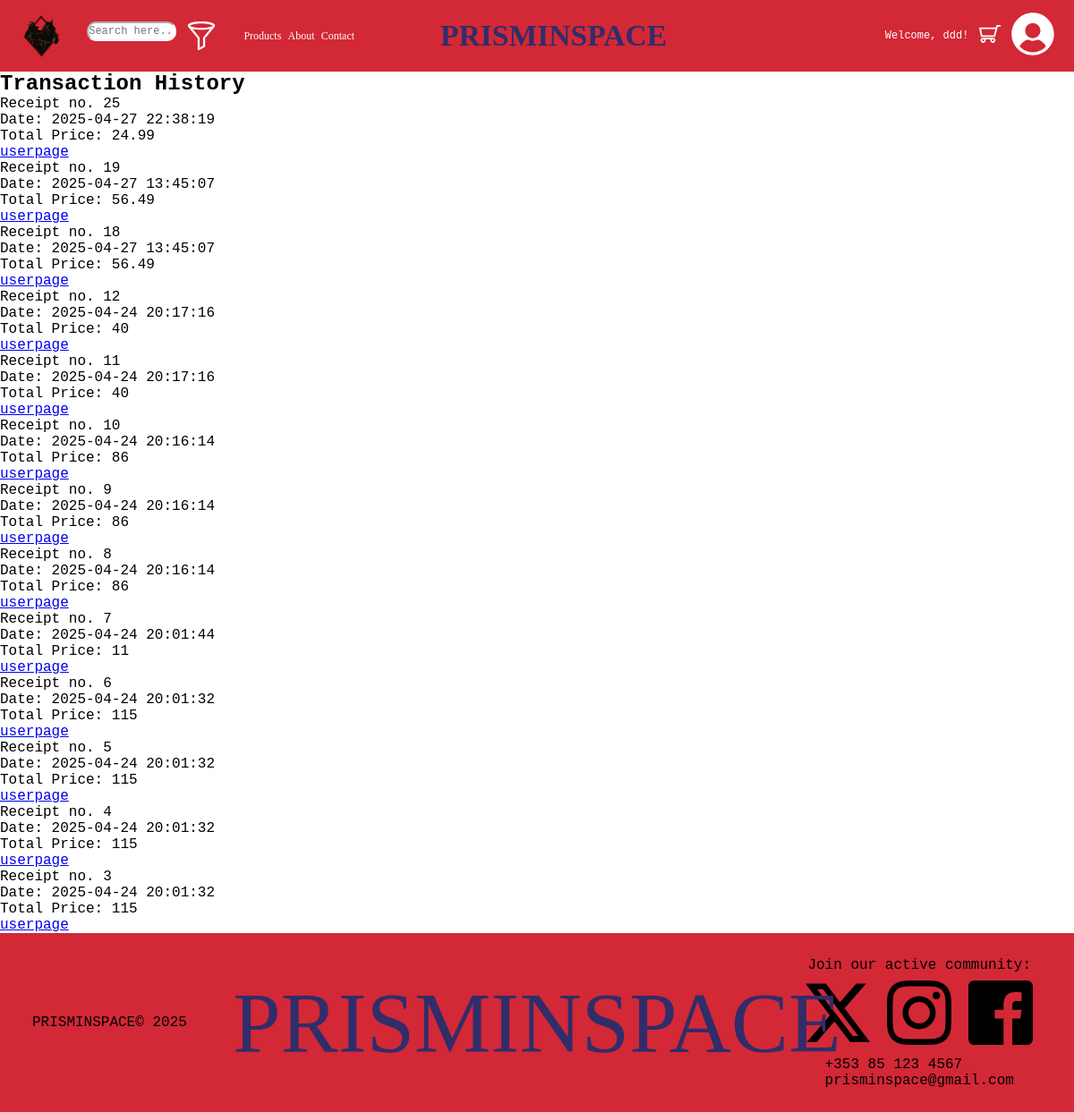
Page /userpage/receipts.php (signed in) on the earlier database version.
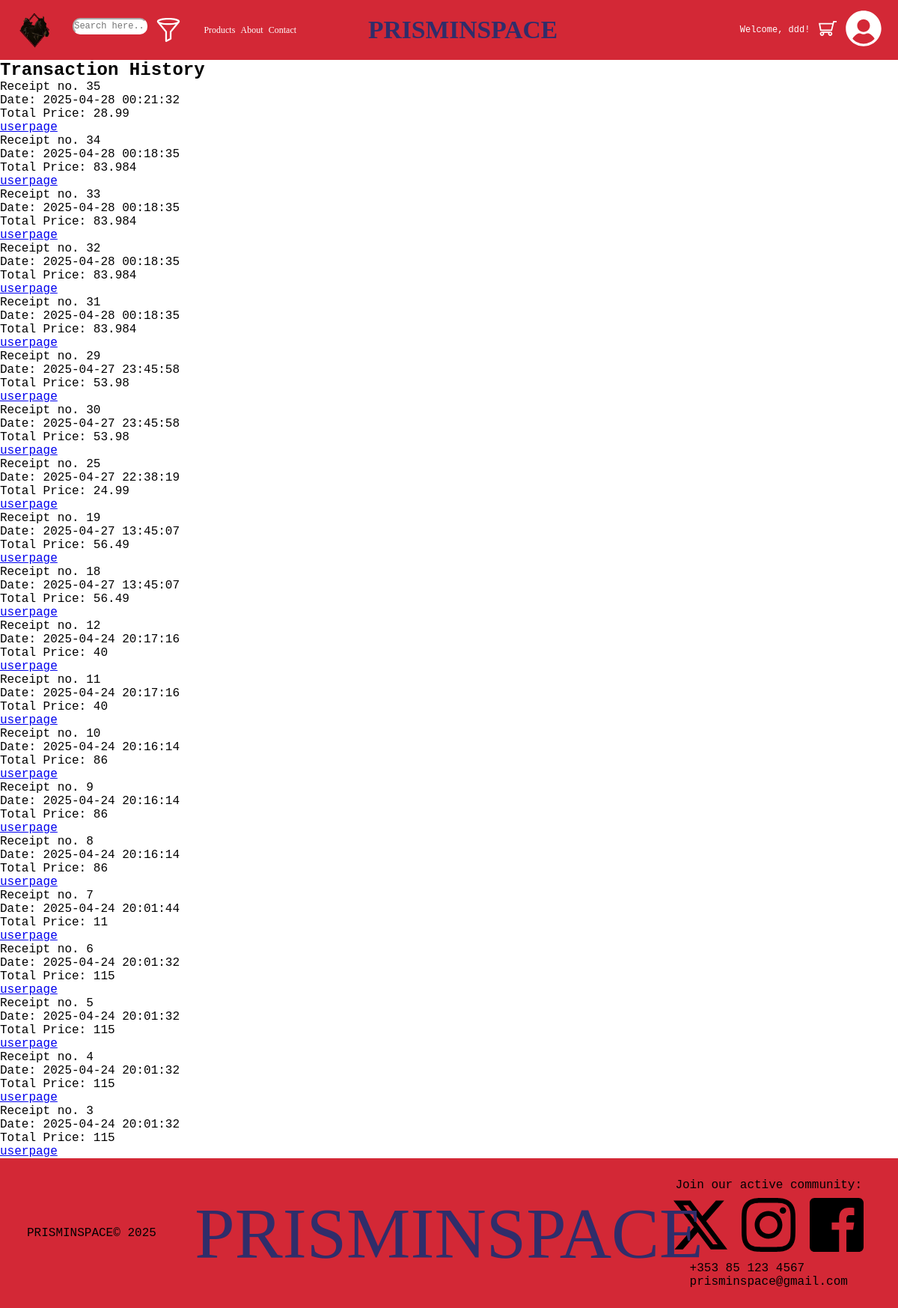
Same page on the later database version.
### tables this page shows
CREATE TABLE `receipts` (
  `receiptid` int(11) NOT NULL,
  `orderid` int(11) NOT NULL,
  `date` datetime NOT NULL,
  `totalprice` double NOT NULL,
  `userid` int(11) NOT NULL,
  `email` varchar(45) DEFAULT NULL
);

CREATE TABLE `orders` (
  `orderid` int(11) NOT NULL,
  `date` datetime DEFAULT NULL,
  `userid` int(11) DEFAULT NULL,
  `productid` int(11) DEFAULT NULL,
  `address` varchar(255) NOT NULL,
  `city` varchar(100) NOT NULL,
  `postcode` varchar(20) NOT NULL,
  `email` varchar(45) DEFAULT NULL
);

### userpage/receiptscard.php (the view)
<div>
    <p>
    Receipt no. <?php echo"{$row['receiptid']}" ?><br>
    Date: <?php echo"{$row['date']}" ?><br>
    Total Price: <?php echo"{$row['totalprice']}" ?>
    </p>
    <a href='userpage.php'>userpage</a>
</div>

### userpage/receipts.php
<!DOCTYPE html>
<html lang="en">
    <?php
        include("../onload/header.php");
    ?>
    <link rel ="stylesheet" href="products.css?v=<?php echo time(); ?>">
    <body>
        <?php
            include("../onload/navbar.php");
        ?>
        <?php
            include("fetchreceipts.php");
        ?>
        <?php
            include("../onload/footer.php");
        ?>
    </body>
</html>

### onload/header.php (shortened to what this page needs)
<head>
</head>

### onload/navbar.php (shortened to what this page needs)
<div class="navbar">
	<link rel ="stylesheet" href="../onload/navbar.css?v=<?php echo time();?>">
	<div id="logo-small" class="navbar-item">
		<img src="../img/logo.png" class="" alt="small logo prisminspace">
	</div>
	<div id="menu-bar" class="navbar-item">
		<form class="menu-item" id="search" method="get" action="../products/products.php" >
			<input class="menu-item" id="searchbar" type="text" placeholder="Search here..." cols="5" name="query">
			<div id="filterholder">
			</div>
		</form>
		<div class="menu-item">
			<a href="../products/products.php">Products</a>
		</div>
		<div class="menu-item">
			<a href="#">About</a>
		</div>
		<div class="menu-item">
			<a href="#">Contact</a>
		</div>
		</div>
		<div id="logo-big" class="navbar-item">
			<a href="../index/index.php"><h1>PRISMINSPACE</h1></a>
	</div>
	<div id="user-welcome" class="navbar-item">
		<?php
			if(($_SESSION['login_username'] ?? "an") == "an"){
				echo "<div class='user-item'><p>Welcome, guest!</p></div>";
			}
			else{
				echo "<div class='user-item'><p>Welcome, ";
				echo $_SESSION['login_username'];
				echo "!</p></div>";
			}
		?>
		<div class="user-item"><a href="../basket/basket.php"><img src="../img/shoppingcart.svg" alt="shopping basket icon"></a></div>
	</div>
	<div id="user-icon" class="navbar-item">
	<?php
		$rootdir = $_SERVER['DOCUMENT_ROOT'];
		$servername = "localhost";
		$username = "root";
		$password = "123";
		$dbname = "prisminspacedb";
		try {
			$pdo = new PDO("mysql:host=$servername;dbname=$dbname", $username, $password);
			$pdo->setAttribute(PDO::ATTR_ERRMODE, PDO::ERRMODE_EXCEPTION);
		} catch (PDOException $e) {
			echo("Database error: " . $e->getMessage());
		}
		if (isset($_SESSION['login_username'])) {
			$login_username = $_SESSION['login_username'];
		} else {
			$login_username = null;
		}
		try {
			$stmt = $pdo->prepare("SELECT profilepicture FROM users WHERE username = :login_username");
			$stmt->execute(['login_username' => $login_username]);
			$user = $stmt->fetch(PDO::FETCH_ASSOC);
			$profilepicture = !empty($user['profilepicture']) ? $user['profilepicture'] : 'usericon.svg';
			if (!file_exists("$rootdir/userpage/userprofiles/$profilepicture")) {
				$profilepicture = 'usericon.svg';
			}
			$imgpath = "../userpage/userprofiles/" . htmlspecialchars($profilepicture);
			if($login_username == "an") {
				echo "<a href='../login/login.php'>
					<img src='$imgpath' alt='User Login Icon' width='64'>
				</a>";
			}else{
				echo "<a href='../userpage/userpage.php'>
					<img src='$imgpath' alt='User Login Icon' width='64'>
				</a>";
			}
		} catch (PDOException $e) {
			echo("WOmp woopmp: " . $e->getMessage());
		}
	?>
	</div>
</div>

### userpage/fetchreceipts.php (shortened to what this page needs)
<?php
$servername = "localhost";
$username = "root";
$password = "123";
$dbname = "prisminspacedb";
try {
    $conn = new PDO("mysql:host=$servername;dbname=$dbname", $username, $password);
    $conn->setAttribute(PDO::ATTR_ERRMODE, PDO::ERRMODE_EXCEPTION);
} catch (PDOException $e) {
    echo("Database error: " . $e->getMessage());
}
$userid = $_SESSION['login_userid'];
try {
    $sql = "SELECT r.receiptid, o.date, r.totalprice
            FROM orders o
            JOIN receipts r ON o.orderid = r.orderid
            WHERE o.userid = :userid
            ORDER BY o.date DESC";
    $stmt = $conn->prepare($sql);
    $stmt->bindParam(':userid', $userid, PDO::PARAM_INT);
    $stmt->execute();
    $transactions = $stmt->fetchAll(PDO::FETCH_ASSOC);
    if (!$transactions) {
        echo "<p>No transaction history found.</p>";
    } else {
        echo "<h2>Transaction History</h2>";
        foreach ($transactions as $row) {
            include ("./receiptscard.php");
        }
    }
} catch (PDOException $e) {
    echo "Error fetching transactions: " . $e->getMessage();
}
?>

### onload/footer.php
<div class="footer">
            <link rel ="stylesheet" href="../onload/footer.css?v=<?php echo time(); ?>">
            <div class="copyright">
                <p>PRISMINSPACE© 2025</p>
            </div>
            <div class="largelogo">
                <p class="logotext">PRISMINSPACE</p>
            </div>
            <div class="socials">
                <div class="socialstitle">
                    <p>Join our active community:</p>
                </div>
                <ul class="thelist">
                    <li><a href="#"><img src="../img/twitter.svg"></a></li>
                    <li><a href="#"><img src="../img/insta.svg"></a></li>
                    <li><a href="#"><img src="../img/facebook.svg"></a></li>
                </ul>
                <div class="socialsfooter">
                    <p>+353 85 123 4567</p>
                    <p>prisminspace@gmail.com</p>
                </div>
            </div>
</div>

### products/products.css (style rules this page uses)
* { font-family: 'Courier New', Courier, monospace; }

### onload/navbar.css (style rules this page uses)
* { margin:0; padding:0; }
body { background-color: #ffffff; }
.navbar { display:flex; background-color: #d32836; height:10vh; align-items: center; }
.navbar-item { display:flex; flex-direction: row; color:white; align-items: center; }
#menu-bar ,#logo-big ,#user-welcome { margin:auto; }
.menu-item { display:flex; font-size: 1vw; margin:0.3vw; }
#menu-bar { display:flex; justify-content: flex-start; margin-left:2vw; }
#searchbar { margin:0; min-height: 0.5vw; min-width:3vw; height:1.5vw; margin-right:1vw; width:8vw; border-radius: 10px; border-color: white; border-radius: none; }
#search { display:flex; flex-direction: row; }
#filterholder { background-image: url('../img/filter.svg'); background-repeat: no-repeat; background-position: center; width:32px; height: 32px; margin-right: 2vw; }
.menu-item a { font-family: metallord; text-decoration: none; color:white; }
#logo-small { margin-left:1.8vw; }
#user-icon { margin-right:1.8vw; }
#logo-small img { max-width: 86px; min-width: 32px; width:4vw; }
#user-icon img { max-width: 72px; min-width: 32px; width:4vw; }
#user-welcome { display:flex; margin:1vw; }
#user-welcome .user-item { vertical-align: middle; display:flex; font-size: 1vw; }
.user-item p { align-items: center; }
#user-welcome img { max-width: 64px; min-width: 24px; width:2vw; margin-left:1vw; }
#logo-big { position: absolute; margin:41vw; }
#logo-big a { font-size: 1.4vw; color:#302d6a; text-decoration: none; }
#logo-big a h1 { font-family:metallord; }

### onload/footer.css (style rules this page uses)
* { font-family: 'Courier New', Courier, monospace; }
html { background-color: #d32836; }
.copyright { display: flex; align-items: center; margin-left: 3vw; }
.largelogo { width:100%; position: absolute; display: flex; justify-content: center; align-items: center; }
.footer { display:flex; background-color: #d32836; height:25vh; align-items: center; position: relative; justify-content: space-between; }
.logotext { font-size: 8vw; font-family: metallord; color:#302d6a; }
.socials { align-items: center; justify-content: center; display: flex; flex-direction: column; margin-right:3vw; }
.socialstitle { margin-top: 1vh; margin-bottom: 1vh; }
.socialsfooter { margin-top: 1vh; margin-bottom: 1vh; }
.thelist { list-style: none; display:flex; }
.thelist img { margin-left:0.8vw; margin-right:0.8vw; width:72px; height:fit-content; }

Differences in the rows shown:
added receipts: receiptid "35", orderid.date "2025-04-28 00:21:32", totalprice "28.99"
added receipts: receiptid "34", orderid.date "2025-04-28 00:18:35", totalprice "83.984"
added receipts: receiptid "33", orderid.date "2025-04-28 00:18:35", totalprice "83.984"
added receipts: receiptid "32", orderid.date "2025-04-28 00:18:35", totalprice "83.984"
added receipts: receiptid "31", orderid.date "2025-04-28 00:18:35", totalprice "83.984"
added receipts: receiptid "29", orderid.date "2025-04-27 23:45:58", totalprice "53.98"
added receipts: receiptid "30", orderid.date "2025-04-27 23:45:58", totalprice "53.98"
